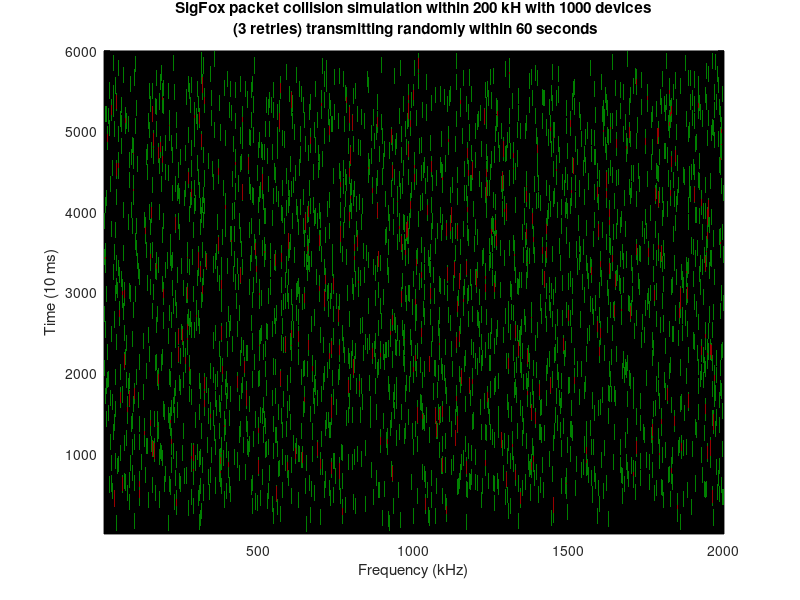

MATLAB code to generate this figure: (Note: this script raises an error after producing the figure.)
timespan = 60*1000; %ms
timeinterval = 10; %ms
nrofslots = timespan/timeinterval;

freqspan = 200e3; %hz : 125khz -> 868.7 - 869.2 MHZ
freqinterval = 100; %hz
nrofchannels = ceil(freqspan / freqinterval);

ft = zeros(nrofslots, nrofchannels);

nrofdevices = 1000;
nrofpackets = 3;
packetduration = 2000;

colission = zeros(nrofdevices, nrofpackets);

freq = randi([1 nrofchannels], [nrofdevices nrofpackets]);
time = randi([1 nrofslots - (packetduration*nrofpackets)/timeinterval], [nrofdevices 1]);
for i = 1:nrofdevices
    time_offset = time(i, 1);
    
    for p = 1:nrofpackets    
        for k = -1:1:1
            if (freq(i, p)+k<1) | (freq(i, p)+k>nrofchannels)
                continue
            end
            for j = 1:packetduration/timeinterval
               %freq(i, 1)
               if j+time_offset > nrofslots
                   continue
               end
               if  ft(j+time_offset, freq(i, p)+k) == 0
                   ft(j+time_offset, freq(i, p)+k) = 1;
               else
                    ft(j+time_offset, freq(i, p)+k) = 2;
                    colission(i, p) = 1;
               end
            end        
        end
        time_offset = time_offset + packetduration/timeinterval;
    end    
end

%colission
fail = sum(colission, 2) == nrofpackets;
sum(fail)

ft(1,1) = 1;
ft(1,2) = 2;
figure1 = figure();
pcolor(ft);

map2 = [0 0 0;  0 1 0 ;0 0.5 0; 0.6 0 0;];
colormap(map2);
shading flat;
if nrofpackets > 1
    titlestring = sprintf('SigFox packet collision simulation within 200 kH with %d devices\n (%d retries) transmitting randomly within 60 seconds', ...
        nrofdevices, nrofpackets);
else
    titlestring = sprintf('SigFox packet collision simulation within 200 kH with %d devices\n (%d retry) transmitting randomly within 60 seconds', ...
        nrofdevices, nrofpackets);
end
    

title(titlestring);
xlabel('Frequency (kHz)') % x-axis label
ylabel('Time (10 ms)') % y-axis label
ax = gca;




pause(50);
saveas(figure1, sprintf('sigfox_spectrum_%d_dev_%d_tx.png',maxnrofdevices, nrofpackets));
saveas(figure1, sprintf('sigfox_spectrum_%d_dev_%d_tx.fig',maxnrofdevices, nrofpackets));